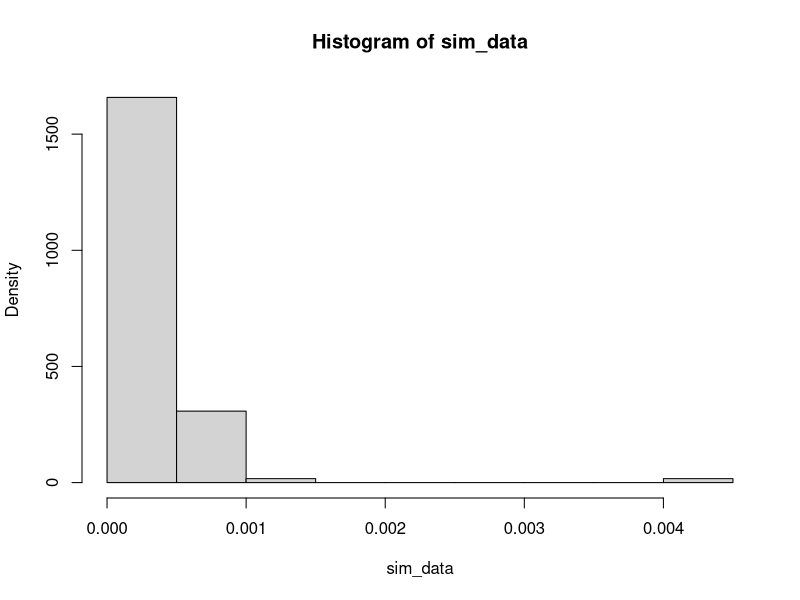
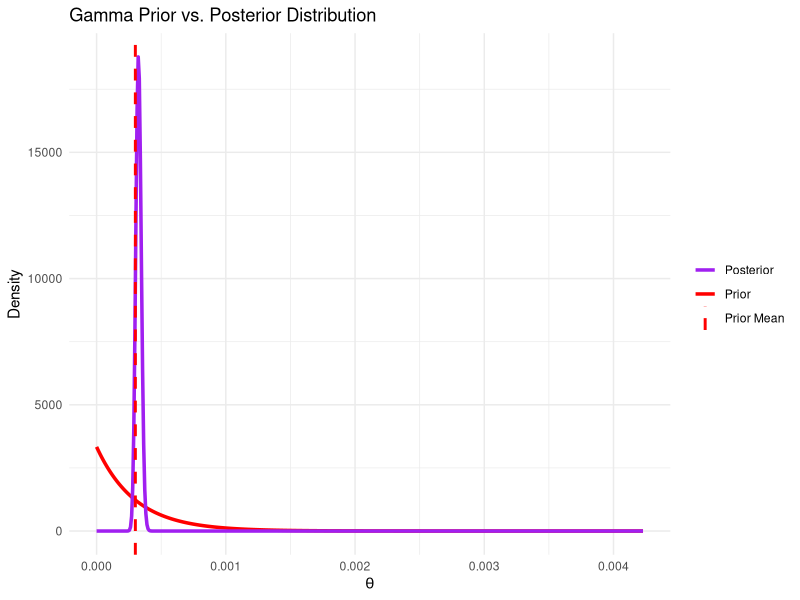
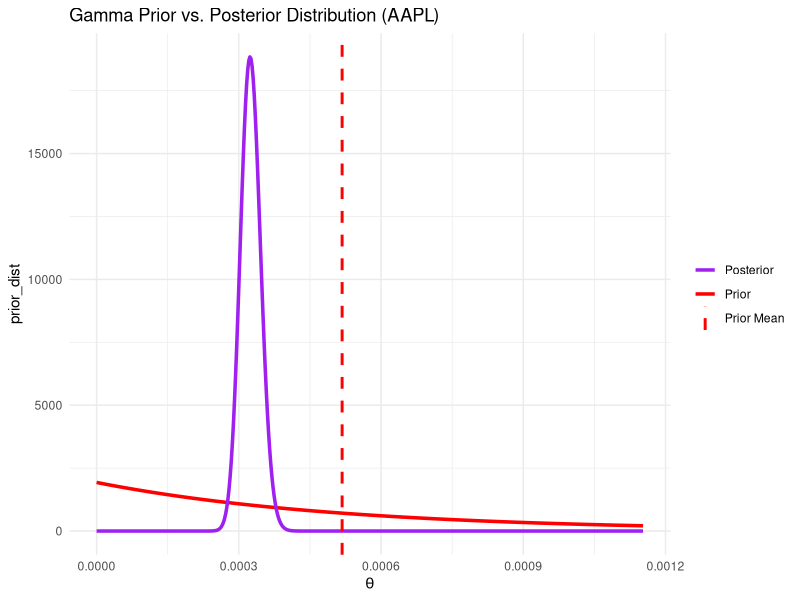

These charts were generated, in order, by the following R code:
## ---- chunk 1
library(ggplot2)
## ---- chunk 2
library(MCMCpack)
# Prior 
gamma_prior <- function(x, alpha, beta) {
  return(dgamma(x, shape=alpha, scale=beta))
}

# Posterior 
gamma_posterior <- function(x, alpha_likelihood, alpha_prior, beta_prior, sim_data) {
  n <- length(sim_data)
  alpha_star <- n * alpha_likelihood + alpha_prior
  beta_star <- beta_prior + sum(1/sim_data)
  
  return(dgamma(x, shape = alpha_star, scale = 1/beta_star))
}
## ---- chunk 3

stdev <- read.csv('monthly_stdev.csv')
head(stdev)

max(stdev$AAPL)
## ---- chunk 4

# Simulation
#n <- 100
#true_beta <- .0002
#sim_data <- rinvgamma(n, shape = 2, scale = true_beta)

sim_data <- stdev$AAPL^2
hist(sim_data, freq = F)
## ---- chunk 5
alpha_likelihood <- 2

alpha_prior <- 1
beta_prior <- .0003
# instead try some other value 

prior_mean <- alpha_prior*beta_prior

#x_vals <- seq(0, max(sim_data), length.out = 500)
x_vals <- seq(0, max(stdev$AAPL^2), length.out = 500)

prior_dist <- gamma_prior(x_vals, alpha_prior, beta_prior)
post_dist <- gamma_posterior(x_vals, alpha_likelihood, alpha_prior, beta_prior, sim_data)


ggplot() +
  geom_line(aes(x = x_vals, y = prior_dist, color = "Prior"), size = 1.2) +
  geom_line(aes(x = x_vals, y = post_dist, color = "Posterior"), size = 1.2) +
  geom_vline(aes(xintercept = prior_mean, color = "Prior Mean"), linetype = "dashed", size = 1) + 
  scale_color_manual(values = c("Prior" = "red", 
                                "Posterior" = "purple", 
                                "Prior Mean" = "red")) +
  labs(x = expression(theta), y = "Density", title = "Gamma Prior vs. Posterior Distribution") +
  theme_minimal() +
  theme(legend.title = element_blank())

## ---- chunk 6
# msft <- read.csv('MSFT.csv')
# head(msft)
# 
# 
# y <- msft$MSFT_STDEV
# 
# X_data <- subset(msft, select = -c(MSFT_STDEV, Next_MSFT_RETURN))
# X_numeric <- X_raw[sapply(X_raw, is.numeric)]
# 
# X_scaled <- scale(X_numeric)
# X <- cbind(X_scaled, bias = 1)
## ---- chunk 7
# n <- length(data)
# alpha_star <- n * alpha_likelihood + alpha_prior
# beta_star <- beta_prior + sum(data)


## ---- chunk 8
stdev_df <- read.csv('monthly_stdev.csv')
colnames(stdev_df)
## ---- chunk 9
# testing tech stocks since thats already in the portfolio

# get tech stocks
# ideally this should pull based on sector column
tech_df <- stdev_df[, c("AVGO", "CRM", "CSCO", "GDDY", "HUBS", "MSFT",
                        "NOW", "QCOM", "TSM")]

head(tech_df)

# getting variances of all stocks in sector
variance_df <- tech_df^2
head(variance_df)

# flattening variance
flatten_variance <- unlist(variance_df)
#flatten_variance

## ---- chunk 10
# defining alpha likelihood
alpha_likelihood <- 2

# defining priors
alpha_prior <- 1
beta_prior <- mean(flatten_variance) / alpha_prior

# defining prior mean
prior_mean <- alpha_prior*beta_prior

#x_vals <- seq(0, max(sim_data), length.out = 500)
#x_vals <- seq(0, max(stdev$AAPL^2), length.out = 500)
x_vals <- seq(0, quantile(sim_data, 0.99), length.out = 500)

prior_dist <- gamma_prior(x_vals, alpha_prior, beta_prior)
post_dist <- gamma_posterior(x_vals, alpha_likelihood, alpha_prior, beta_prior, sim_data)


ggplot() +
  geom_line(aes(x = x_vals, y = prior_dist, color = "Prior"), size = 1.2) +
  geom_line(aes(x = x_vals, y = post_dist, color = "Posterior"), size = 1.2) +
  geom_vline(aes(xintercept = prior_mean, color = "Prior Mean"), linetype = "dashed", size = 1) + 
  scale_color_manual(values = c("Prior" = "red", 
                                "Posterior" = "purple", 
                                "Prior Mean" = "red")) +
  labs(x = expression(theta), Dy = "Density", title = "Gamma Prior vs. Posterior Distribution (AAPL)") +
  theme_minimal() +
  theme(legend.title = element_blank())

## ---- chunk 11
# assume we are not very certain (confident) about what the true risk value is.
# so prior is flatter and spread out - open to wide range of variance value
# this is what "greater uncertainty" means


# for bayesian - you need to exclude target value from the stack?
# prior is weak but informed because youre not confident of the true value
# but it reflects informed data rather than random


# after AAPL data is included, you see posterior is taller and narrower
# contrast between prior and posterior shows how evidence refines beliefs
